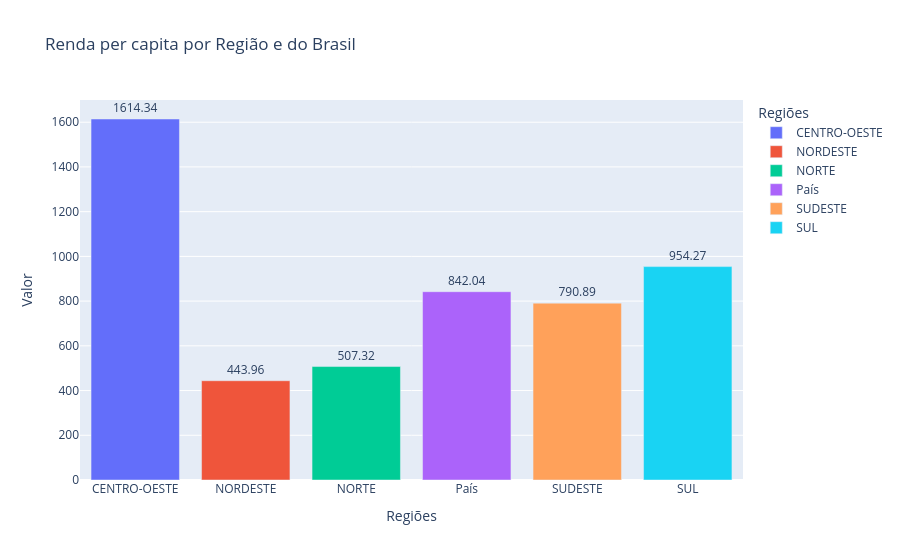

The notebook cell this image was saved under:
### Code cell
import plotly.express as px


def plot_regiao(dataframe, indicador):
  """Gera e retorna um gráfico de barras da renda per capita por Região."""
  fig_regiao = px.bar(
      dataframe,
      x=f'REG_AGREGA',
      y=f'Valor_{indicador}',
      title=f'Renda per capita por Região e do Brasil',
      color='REG_AGREGA',
      text=f'Valor_{indicador}',
      labels={f'Valor_{indicador}': 'Valor', 'REG_AGREGA': 'Regiões'}
  )
  fig_regiao.update_traces(texttemplate='%{text:.2f}', textposition='outside')
  return fig_regiao

plot_regiao(df_regiao, indicador_principal)

### Figure 1 — Plotly figure (JSON) as saved in the notebook; plotly's stock layout.template omitted (floating-point values rounded to 4 significant figures)
{"data": [{"hovertemplate": "Regiões=%{x}<br>Valor=%{text}<extra></extra>", "legendgroup": "CENTRO-OESTE", "marker": {"color": "#636efa", "pattern": {"shape": ""}}, "name": "CENTRO-OESTE", "orientation": "v", "showlegend": true, "text": [1614.0], "textposition": "outside", "texttemplate": "%{text:.2f}", "type": "bar", "x": ["CENTRO-OESTE"], "xaxis": "x", "y": [1614.0], "yaxis": "y"}, {"hovertemplate": "Regiões=%{x}<br>Valor=%{text}<extra></extra>", "legendgroup": "NORDESTE", "marker": {"color": "#EF553B", "pattern": {"shape": ""}}, "name": "NORDESTE", "orientation": "v", "showlegend": true, "text": [444.0], "textposition": "outside", "texttemplate": "%{text:.2f}", "type": "bar", "x": ["NORDESTE"], "xaxis": "x", "y": [444.0], "yaxis": "y"}, {"hovertemplate": "Regiões=%{x}<br>Valor=%{text}<extra></extra>", "legendgroup": "NORTE", "marker": {"color": "#00cc96", "pattern": {"shape": ""}}, "name": "NORTE", "orientation": "v", "showlegend": true, "text": [507.3], "textposition": "outside", "texttemplate": "%{text:.2f}", "type": "bar", "x": ["NORTE"], "xaxis": "x", "y": [507.3], "yaxis": "y"}, {"hovertemplate": "Regiões=%{x}<br>Valor=%{text}<extra></extra>", "legendgroup": "País", "marker": {"color": "#ab63fa", "pattern": {"shape": ""}}, "name": "País", "orientation": "v", "showlegend": true, "text": [842.0], "textposition": "outside", "texttemplate": "%{text:.2f}", "type": "bar", "x": ["País"], "xaxis": "x", "y": [842.0], "yaxis": "y"}, {"hovertemplate": "Regiões=%{x}<br>Valor=%{text}<extra></extra>", "legendgroup": "SUDESTE", "marker": {"color": "#FFA15A", "pattern": {"shape": ""}}, "name": "SUDESTE", "orientation": "v", "showlegend": true, "text": [790.9], "textposition": "outside", "texttemplate": "%{text:.2f}", "type": "bar", "x": ["SUDESTE"], "xaxis": "x", "y": [790.9], "yaxis": "y"}, {"hovertemplate": "Regiões=%{x}<br>Valor=%{text}<extra></extra>", "legendgroup": "SUL", "marker": {"color": "#19d3f3", "pattern": {"shape": ""}}, "name": "SUL", "orientation": "v", "showlegend": true, "text": [954.3], "textposition": "outside", "texttemplate": "%{text:.2f}", "type": "bar", "x": ["SUL"], "xaxis": "x", "y": [954.3], "yaxis": "y"}], "layout": {"barmode": "relative", "legend": {"title": {"text": "Regiões"}, "tracegroupgap": 0}, "title": {"text": "Renda per capita por Região e do Brasil"}, "xaxis": {"anchor": "y", "categoryarray": ["CENTRO-OESTE", "NORDESTE", "NORTE", "País", "SUDESTE", "SUL"], "categoryorder": "array", "domain": [0, 1], "title": {"text": "Regiões"}}, "yaxis": {"anchor": "x", "domain": [0, 1], "title": {"text": "Valor"}}}}
